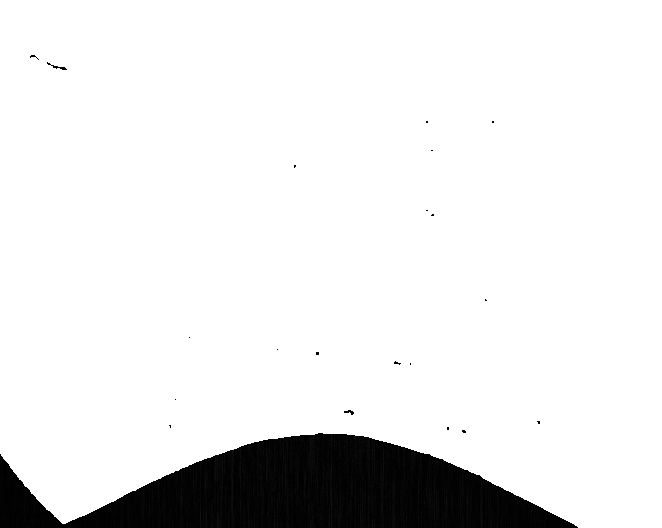
#> input picture Project1/preprocess_img/Chessboard0631.png, 662 x 528 px, found by its file name
$ python main.py
#> lines starting #> are read from the running program, lines starting #| are printed output that depends on the picture; after the words box and inside, x2 and y2 are one past the last pixel; in counts of white or black regions, pixels touching at a corner belong together

import cv2
import numpy as np

# Load the image
img = cv2.imread('./images/Chessboard0631.png')
#> img is the input picture: shape (528, 662, 3); min 0, max 255, mean 231.5

# Resize the image
img = cv2.resize(img, (960, 720))
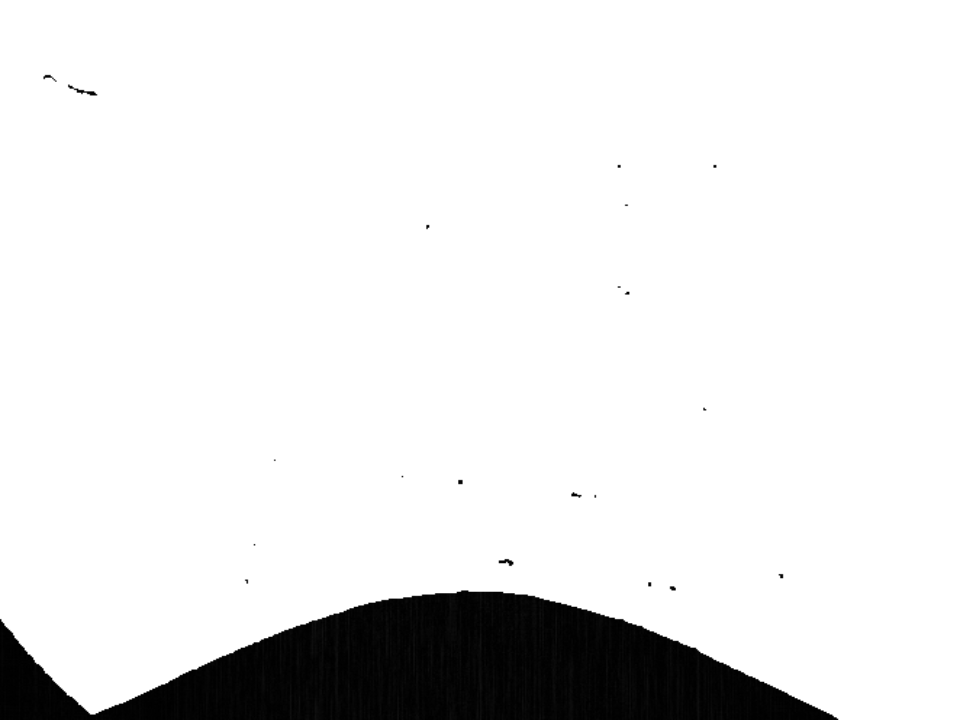
#> img: shape (720, 960, 3); min 0, max 255, mean 231.5

# Convert the image to grayscale
gray = cv2.cvtColor(img, cv2.COLOR_BGR2GRAY)

# Apply image thresholding
_, binary = cv2.threshold(gray, 128, 255, cv2.THRESH_BINARY)
#> binary: shape (720, 960); 90.7% white; 21 black regions (15 under 20 px), largest, box (x1, y1, x2, y2) and area: (0, 590, 838, 720) 64266, (68, 85, 97, 95) 79, (499, 559, 513, 566) 52, (44, 75, 56, 82) 28, (571, 492, 581, 498) 24, (670, 586, 676, 590) 20

# Apply image denoising
binary = cv2.fastNlMeansDenoising(binary, None, 10, 7, 21)

# Enhance image contrast
clahe = cv2.createCLAHE(clipLimit=2.0, tileGridSize=(8, 8))
binary = clahe.apply(binary)

# Segment the image into regions of interest
#> (the run stopped early here; a loop or call above may not have finished)
